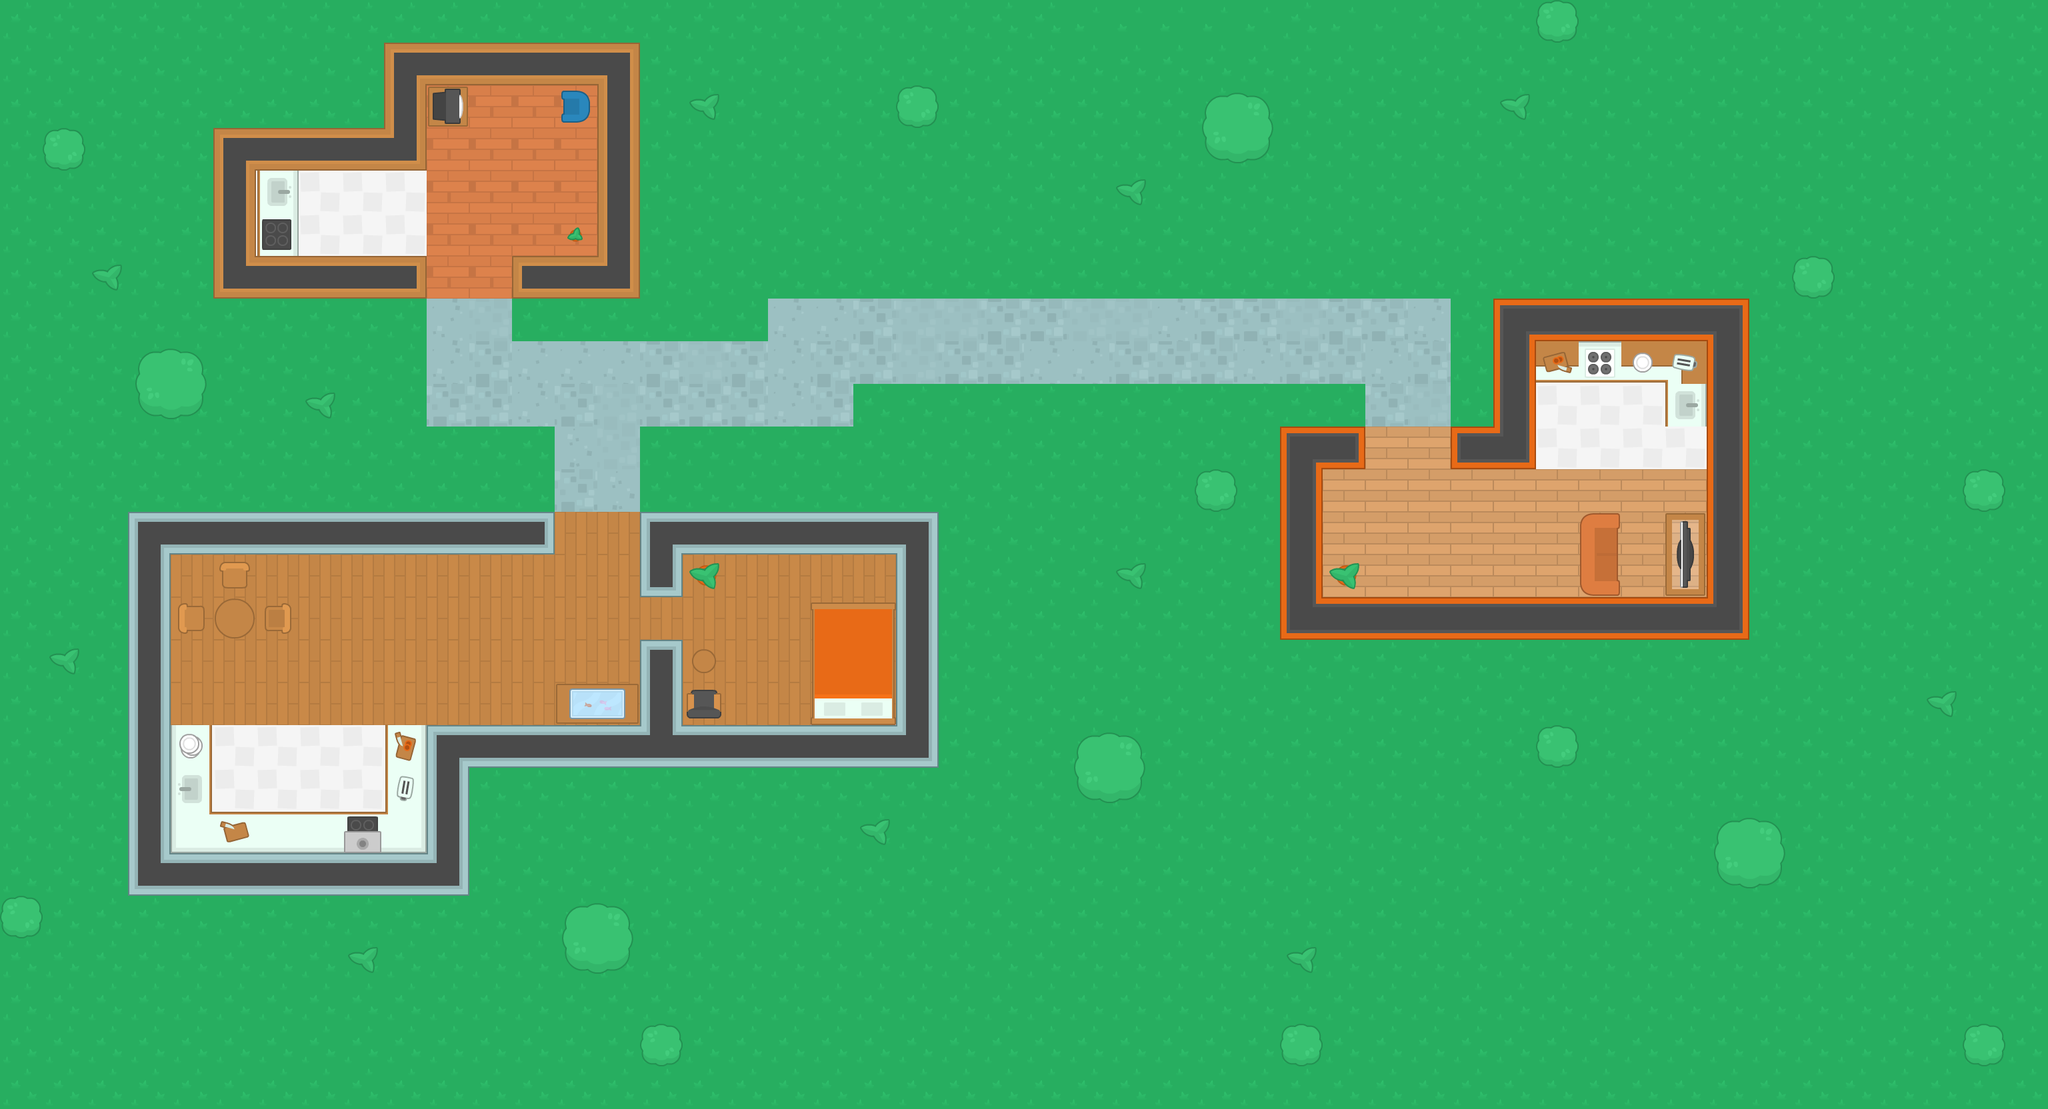

This is a level from a 2D game, rendered from its Tiled map with the project's own tilesets. A one-line summary and the map file follow, with tile-layer data summarised:
An orthogonal 48x26 tile map with 64x64 px tiles, 3 tile layers (layer1, layer2, layer3) and 1 object (playerSpawn).

<map version="1.2" tiledversion="1.2.4" orientation="orthogonal" renderorder="right-down" width="48" height="26" tilewidth="64" tileheight="64" infinite="0" nextlayerid="10" nextobjectid="2">
 <tileset firstgid="1" name="tilesheet_complete" tilewidth="64" tileheight="64" tilecount="540" columns="27">
  <image source="tilesheet_complete.png" width="1728" height="1280" />
 </tileset>
 <layer id="7" name="layer1" width="48" height="26">
  <data>[1248 cells, 1183 non-empty, 10 distinct tile ids]</data>
 </layer>
 <layer id="8" name="layer2" width="48" height="26">
  <data>[1248 cells, 180 non-empty, 57 distinct tile ids]</data>
 </layer>
 <layer id="9" name="layer3" width="48" height="26">
  <data>[1248 cells, 25 non-empty, 11 distinct tile ids]</data>
 </layer>
 <objectgroup id="4" name="objects">
  <object id="1" name="playerSpawn" type="playerSpawn" x="1216" y="512">
   <point />
  </object>
 </objectgroup>
</map>
